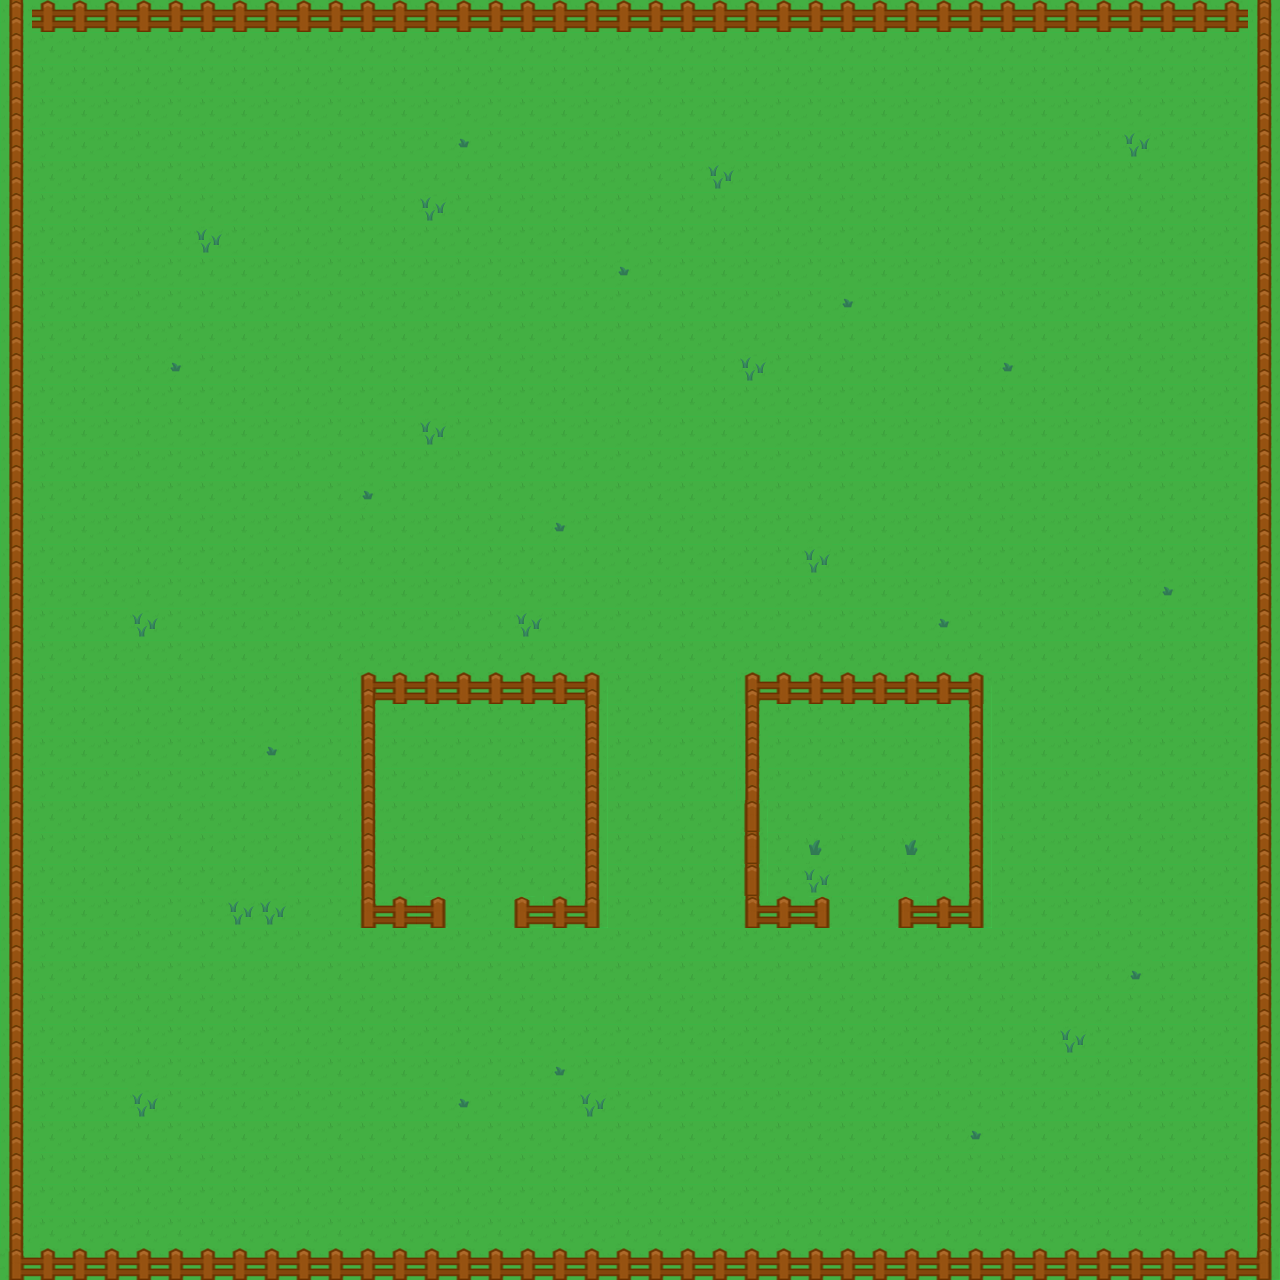

This is a level from a 2D game, rendered from its Tiled map with the project's own tilesets. A one-line summary and the map file follow, with tile-layer data summarised:
An orthogonal 40x40 tile map with 32x32 px tiles, 1 tile layer (Tile Layer 1), 2 tilesets and 82 objects.

<map version="1.0" tiledversion="1.0.2" orientation="orthogonal" renderorder="right-down" width="40" height="40" tilewidth="32" tileheight="32" nextobjectid="124">
 <tileset firstgid="1" name="adventure-tiles" tilewidth="32" tileheight="32" tilecount="40" columns="10">
  <image source="adventure-tiles.png" width="320" height="128" />
 </tileset>
 <tileset firstgid="41" name="object-tiles" tilewidth="32" tileheight="32" tilecount="8" columns="8">
  <image source="object-tiles.png" width="256" height="32" />
  <tile id="0">
   <properties>
    <property name="name" value="Bush" />
   </properties>
  </tile>
  <tile id="1">
   <properties>
    <property name="name" value="Rock" />
   </properties>
  </tile>
  <tile id="2">
   <properties>
    <property name="name" value="Coin" />
   </properties>
  </tile>
  <tile id="3">
   <properties>
    <property name="name" value="Treasure" />
   </properties>
  </tile>
  <tile id="4">
   <properties>
    <property name="name" value="Flyer" />
   </properties>
  </tile>
  <tile id="5">
   <properties>
    <property name="id" value="default" />
    <property name="name" value="NPC" />
    <property name="text" value="Hello, world!" />
   </properties>
  </tile>
  <tile id="6">
   <properties>
    <property name="name" value="ShopHeart" />
   </properties>
  </tile>
  <tile id="7">
   <properties>
    <property name="name" value="ShopArrow" />
   </properties>
  </tile>
 </tileset>
 <layer name="Tile Layer 1" width="40" height="40">
  <data>[1600 cells, 1600 non-empty, 17 distinct tile ids]</data>
 </layer>
 <objectgroup name="Object Layer 1">
  <object id="1" x="0" y="0" width="1280" height="32">
   <properties>
    <property name="name" value="Solid" />
   </properties>
  </object>
  <object id="3" x="0" y="32" width="32" height="1248">
   <properties>
    <property name="name" value="Solid" />
   </properties>
  </object>
  <object id="4" x="1248" y="32" width="32" height="1248">
   <properties>
    <property name="name" value="Solid" />
   </properties>
  </object>
  <object id="5" x="32" y="1248" width="1216" height="32">
   <properties>
    <property name="name" value="Solid" />
   </properties>
  </object>
  <object id="6" x="640" y="1088" width="32" height="32">
   <properties>
    <property name="name" value="start" />
   </properties>
  </object>
  <object id="23" gid="46" x="464" y="928" width="32" height="32">
   <properties>
    <property name="id" value="Gatekeeper" />
    <property name="text" value="Hello, world!" />
   </properties>
  </object>
  <object id="24" gid="47" x="800" y="832" width="32" height="32" />
  <object id="25" gid="48" x="896" y="832" width="32" height="32" />
  <object id="26" gid="46" x="845.333" y="774.667" width="32" height="32">
   <properties>
    <property name="id" value="Shopkeeper" />
    <property name="text">1 Heart for 3 Coins!
 3 Arrows for 4 Coins!</property>
   </properties>
  </object>
  <object id="30" gid="44" x="464.667" y="785.333" width="32" height="32" />
  <object id="36" gid="41" x="320" y="960" width="32" height="32" />
  <object id="37" gid="41" x="288" y="992" width="32" height="32" />
  <object id="38" gid="41" x="288" y="1024" width="32" height="32" />
  <object id="39" gid="41" x="288" y="1056" width="32" height="32" />
  <object id="40" gid="42" x="288" y="1088" width="32" height="32" />
  <object id="41" gid="42" x="320" y="1184" width="32" height="32" />
  <object id="43" gid="42" x="1024" y="1056" width="32" height="32" />
  <object id="44" gid="42" x="1056" y="1184" width="32" height="32" />
  <object id="45" gid="42" x="992" y="1216" width="32" height="32" />
  <object id="46" gid="41" x="992" y="960" width="32" height="32" />
  <object id="47" gid="41" x="1056" y="1152" width="32" height="32" />
  <object id="48" gid="41" x="992" y="992" width="32" height="32" />
  <object id="49" gid="41" x="1024" y="1024" width="32" height="32" />
  <object id="50" gid="41" x="1056" y="1088" width="32" height="32" />
  <object id="51" gid="41" x="1056" y="1120" width="32" height="32" />
  <object id="52" gid="41" x="1024" y="1216" width="32" height="32" />
  <object id="53" gid="41" x="1056" y="1056" width="32" height="32" />
  <object id="54" gid="41" x="1024" y="1088" width="32" height="32" />
  <object id="55" gid="41" x="992" y="1024" width="32" height="32" />
  <object id="56" gid="41" x="1056" y="800" width="32" height="32" />
  <object id="57" gid="41" x="992" y="1248" width="32" height="32" />
  <object id="59" gid="41" x="1024" y="1184" width="32" height="32" />
  <object id="60" gid="41" x="288" y="1120" width="32" height="32" />
  <object id="61" gid="41" x="320" y="992" width="32" height="32" />
  <object id="62" gid="41" x="352" y="960" width="32" height="32" />
  <object id="63" gid="41" x="960" y="960" width="32" height="32" />
  <object id="64" gid="41" x="320" y="1152" width="32" height="32" />
  <object id="65" gid="41" x="288" y="1152" width="32" height="32" />
  <object id="66" gid="41" x="288" y="1184" width="32" height="32" />
  <object id="67" gid="41" x="288" y="1216" width="32" height="32" />
  <object id="68" gid="41" x="320" y="1216" width="32" height="32" />
  <object id="69" gid="41" x="320" y="1248" width="32" height="32" />
  <object id="71" gid="41" x="576" y="672" width="32" height="32" />
  <object id="72" gid="41" x="608" y="672" width="32" height="32" />
  <object id="73" gid="41" x="672" y="640" width="32" height="32" />
  <object id="74" gid="41" x="704" y="672" width="32" height="32" />
  <object id="75" x="736" y="672" width="256" height="32">
   <properties>
    <property name="name" value="Solid" />
   </properties>
  </object>
  <object id="78" x="352" y="672" width="256" height="32">
   <properties>
    <property name="name" value="Solid" />
   </properties>
  </object>
  <object id="79" x="352" y="896" width="96" height="32">
   <properties>
    <property name="name" value="Solid" />
   </properties>
  </object>
  <object id="80" x="512" y="896" width="96" height="32">
   <properties>
    <property name="name" value="Solid" />
   </properties>
  </object>
  <object id="81" x="736" y="896" width="96" height="32">
   <properties>
    <property name="name" value="Solid" />
   </properties>
  </object>
  <object id="82" x="896" y="896" width="96" height="32">
   <properties>
    <property name="name" value="Solid" />
   </properties>
  </object>
  <object id="83" x="960" y="704" width="32" height="192">
   <properties>
    <property name="name" value="Solid" />
   </properties>
  </object>
  <object id="84" x="736" y="704" width="32" height="192">
   <properties>
    <property name="name" value="Solid" />
   </properties>
  </object>
  <object id="85" x="576" y="704" width="32" height="192">
   <properties>
    <property name="name" value="Solid" />
   </properties>
  </object>
  <object id="86" x="352" y="704" width="32" height="192">
   <properties>
    <property name="name" value="Solid" />
   </properties>
  </object>
  <object id="87" gid="45" x="192" y="1088" width="32" height="32" />
  <object id="88" gid="45" x="480" y="640" width="32" height="32" />
  <object id="89" gid="45" x="288" y="832" width="32" height="32" />
  <object id="90" gid="45" x="1088" y="928" width="32" height="32" />
  <object id="92" gid="43" x="896" y="992" width="32" height="32" />
  <object id="94" gid="42" x="544" y="416" width="32" height="32" />
  <object id="95" gid="42" x="288" y="544" width="32" height="32" />
  <object id="96" gid="42" x="128" y="384" width="32" height="32" />
  <object id="97" gid="42" x="1152" y="384" width="32" height="32" />
  <object id="98" gid="42" x="1024" y="448" width="32" height="32" />
  <object id="99" gid="42" x="224" y="928" width="32" height="32" />
  <object id="100" gid="41" x="832" y="416" width="32" height="32" />
  </objectgroup>
</map>
<!-- 14 of 82 objects omitted -->